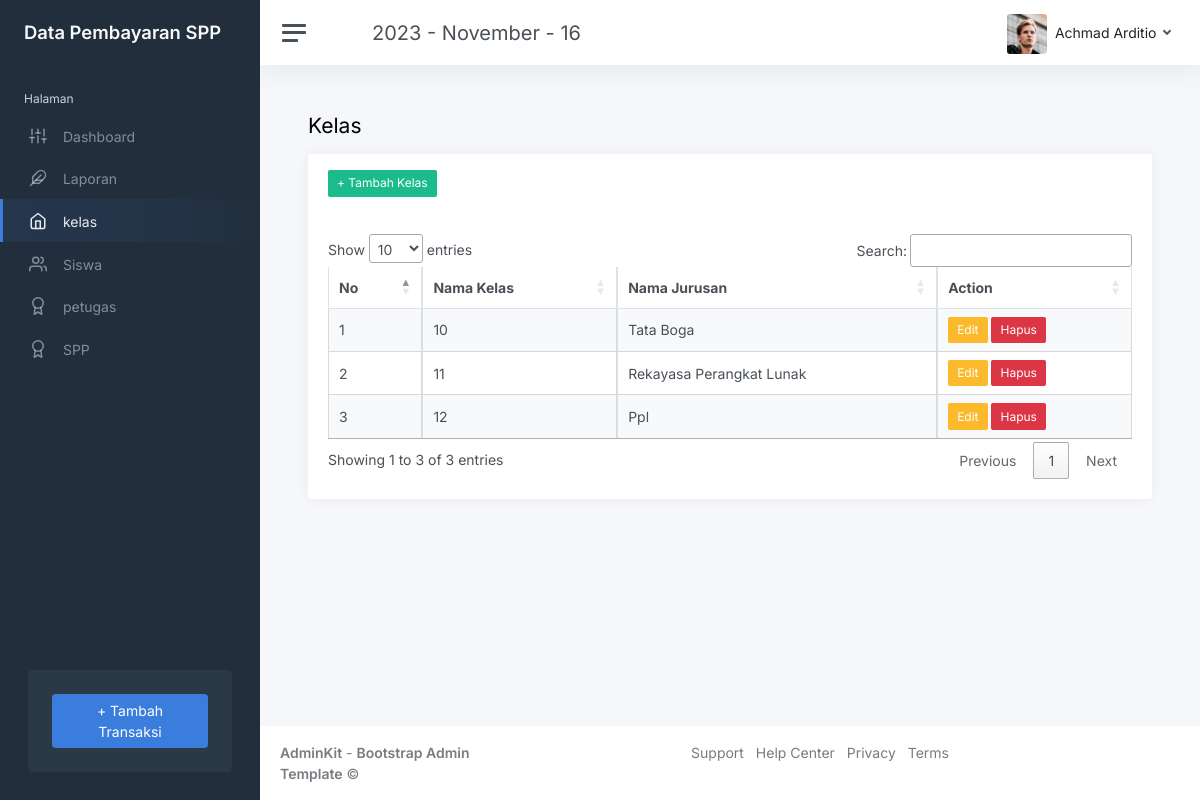
/index.php?page=kelas (signed in), run on the app's committed database.
### tables this page shows
CREATE TABLE `kelas` (
  `id_kelas` int(11) NOT NULL,
  `kelas` varchar(10) DEFAULT NULL,
  `kompetensi_keahlian` varchar(50) DEFAULT NULL
);

### kelas.php (the view, shortened to what this page needs)
<h1 class="h3 mb-3">Kelas</h1>
<div class="row">
    <div class="col-12">
        <div class="card flex-fill">
            <div class="card-header">
                <a href="?page=tambah_kelas" class="btn btn-success btn-sm">+ Tambah Kelas</a>
            </div>
            <div class="card-body">
                <table class="table table-bordered table-striped table-hover cell-border" id="kelas">
                    <thead>
                        <tr>
                            <th>No</th>
                            <th>Nama Kelas</th>
                            <th>Nama Jurusan</th>
                            <th>Action</th>
                        </tr>
                    </thead>
                    <tbody>
                        <?php
                        $no = 1;
                        $query = mysqli_query($koneksi, "SELECT * FROM kelas ");
                        while ($data = mysqli_fetch_array($query)) {
                        ?>
                            <tr>
                                <td><?php echo $no++ ?></td>
                                <td><?php echo $data['kelas'] ?></td>
                                <td><?php echo ucwords($data['kompetensi_keahlian']) ?></td>
                                <td>
                                    <a href="?page=edit_kelas&id=<?php echo $data['id_kelas'] ?>" class="btn btn-warning btn-sm">Edit</a>
                                    <a href="?page=hapus_kelas&id=<?php echo $data['id_kelas'] ?>" class="btn btn-danger btn-sm">Hapus</a>
                                </td>
                            </tr>
                        <?php
                        }
                        ?>
                    </tbody>
                </table>
            </div>
        </div>
    </div>
</div>

### data on the page
kelas: kelas "10", kompetensi_keahlian "Tata Boga"
kelas: kelas "11", kompetensi_keahlian "Rekayasa Perangkat Lunak"
kelas: kelas "12", kompetensi_keahlian "Ppl"

### other printed values
$_SESSION['user']['nama_petugas'] "Achmad Arditio"
